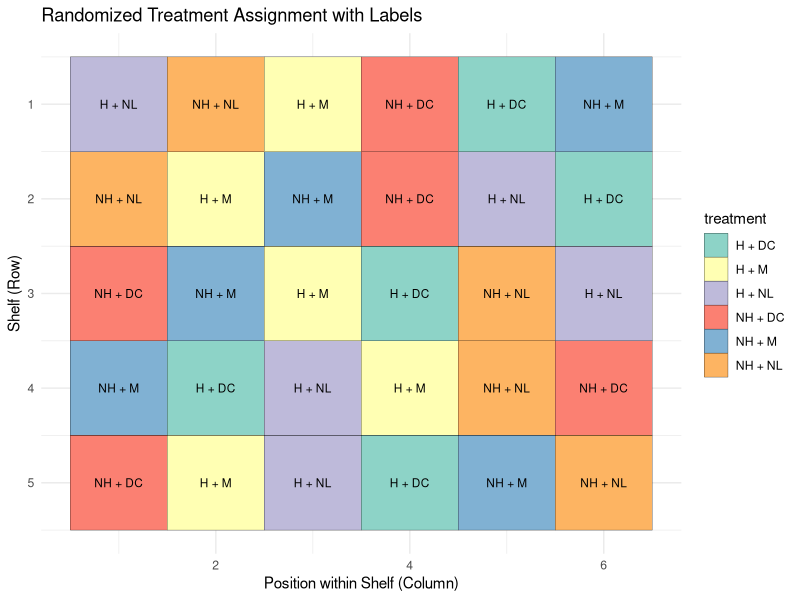
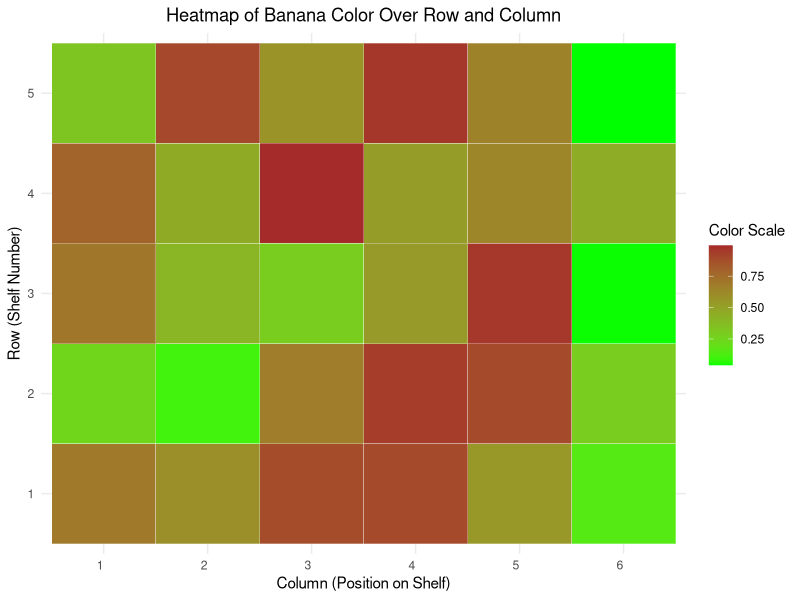
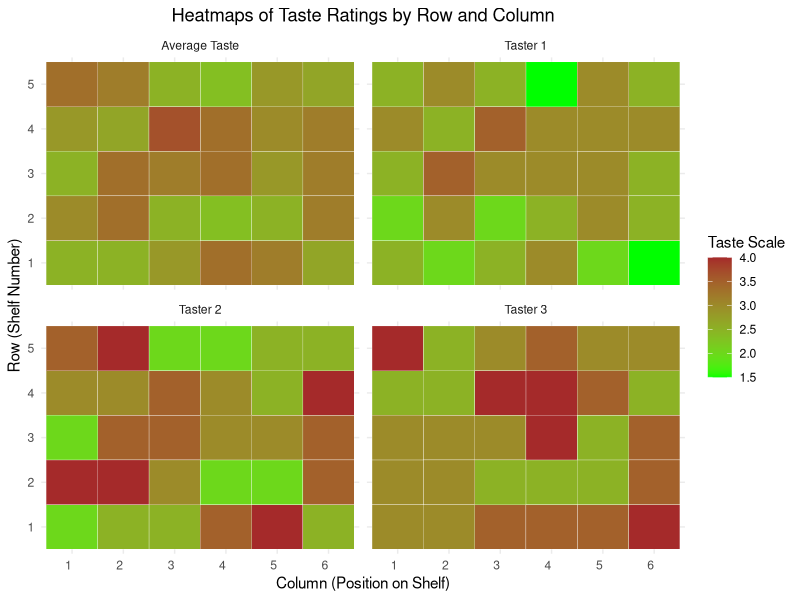
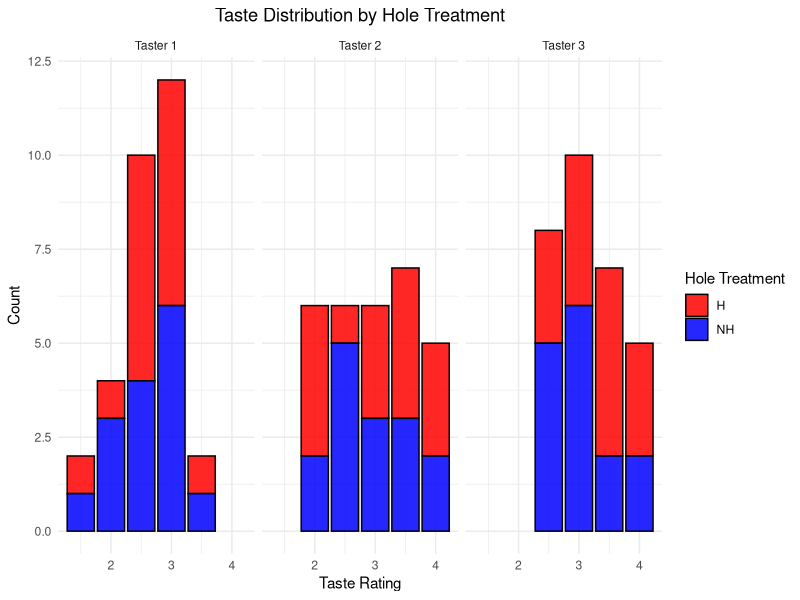
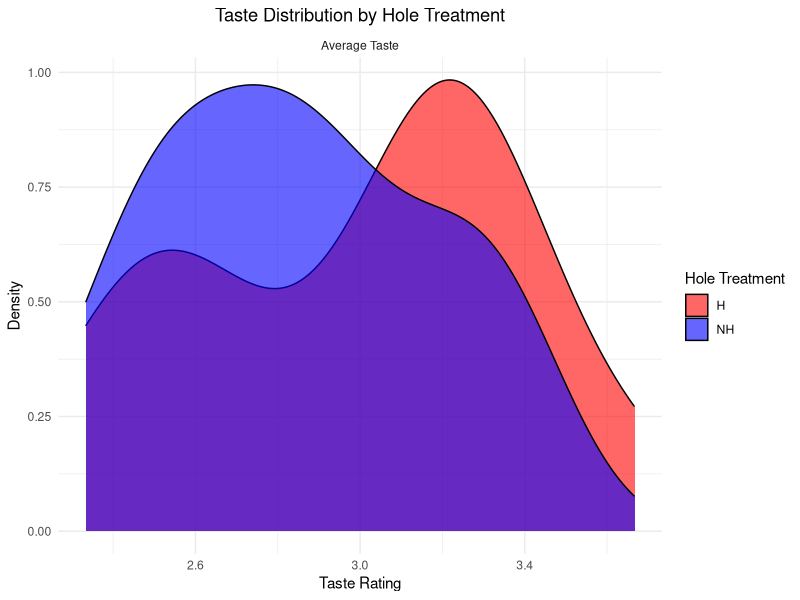
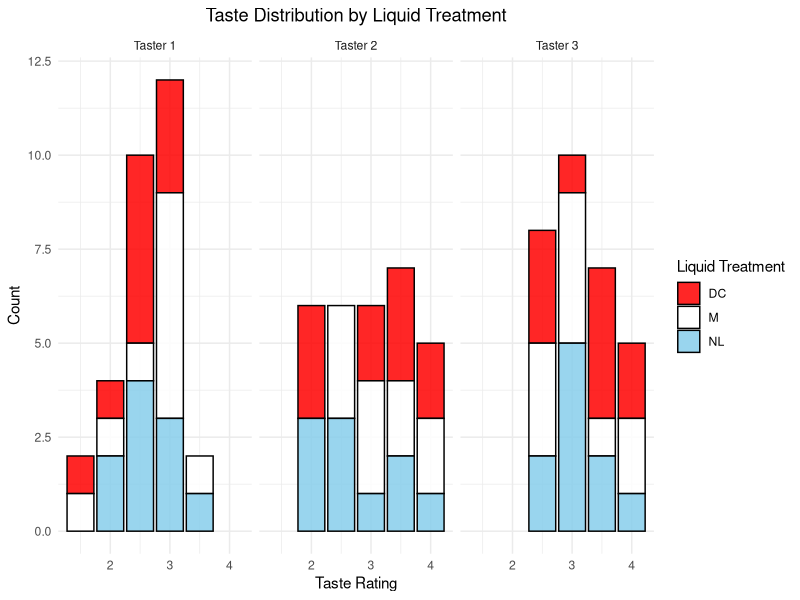
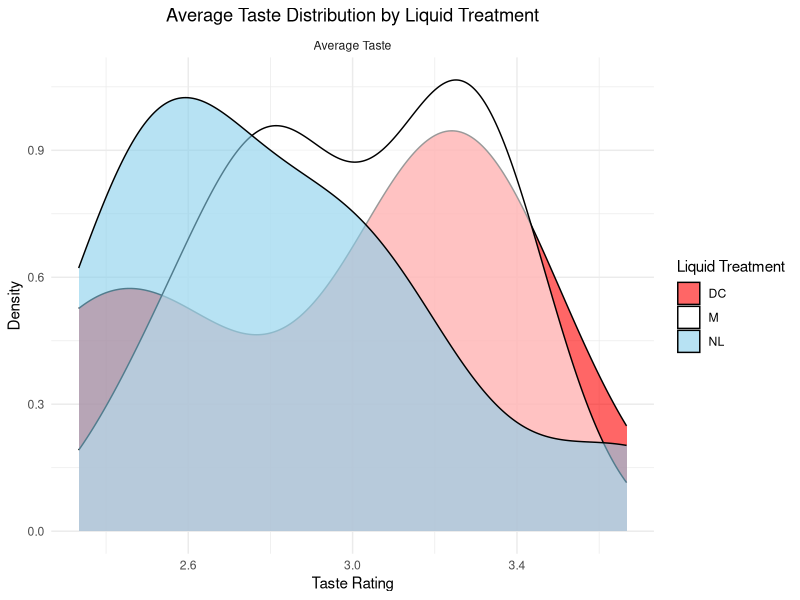
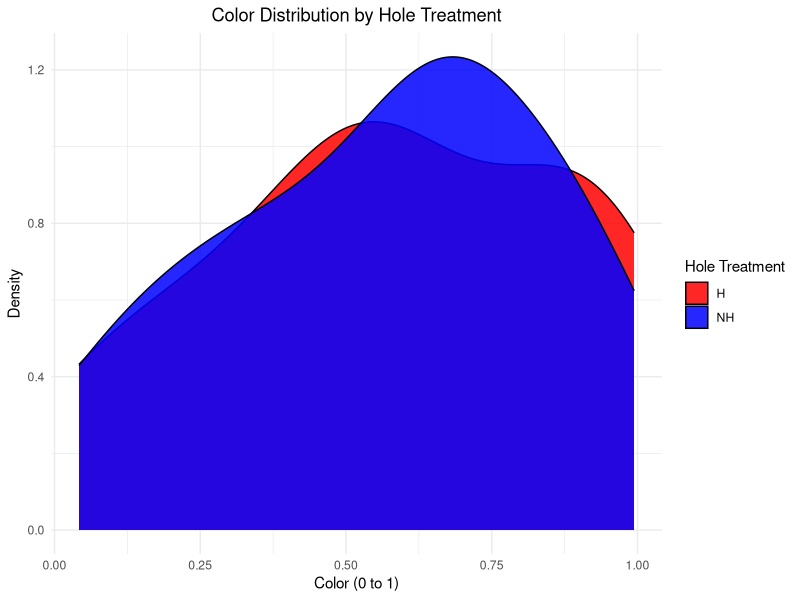

Write R code to recreate these figures, in order.
## ---- chunk 1
knitr::opts_chunk$set(echo = TRUE)
library(tidyverse)
## ---- chunk 2
# # Set seed for reproducibility
# set.seed(123)
# 
# # Constants
# n_bananas <- 30  # Total number of bananas
# n_rows <- 5      # Number of rows (shelves)
# n_treatments <- 6  # Number of distinct treatment combinations
# 
# # Treatment levels
# hole_treatment_levels <- c("NH", "H")  # NH = No Holes, H = Holes
# liquid_treatment_levels <- c("NL", "DC", "M")  # NL = No Liquid, DC = Diet Coke, M = Milk
# 
# # Generate all combinations of hole and liquid treatments
# treatments <- expand.grid(hole_treatment = hole_treatment_levels, 
#                           liquid_treatment = liquid_treatment_levels)
# 
# # Create a dataframe to store randomized treatments for each row
# banana_data <- data.frame(
#   ID = 1:n_bananas,  # Banana ID
#   row = rep(1:n_rows, each = n_treatments),  # Shelf number (row)
#   column = rep(1:n_treatments, times = n_rows)  # Position on the shelf (column)
# )
# 
# # Randomize treatments within each row (shelf)
# banana_data <- banana_data %>%
#   group_by(row) %>%
#   mutate(
#     treatment_idx = sample(1:n_treatments, n_treatments),  # Randomize treatment indices within each row
#     hole_treatment = treatments$hole_treatment[treatment_idx],  # Assign randomized hole treatment
#     liquid_treatment = treatments$liquid_treatment[treatment_idx]  # Assign randomized liquid treatment
#   ) %>%
#   ungroup()
# 
# # Add synthetic color and taste ratings
# banana_data$color <- sample(1:6, n_bananas, replace = TRUE)  # Color scale: 1 (greenest) to 6 (darkest)
# banana_data$taste_1 <- sample(1:5, n_bananas, replace = TRUE)  # Taste rating from tester 1
# banana_data$taste_2 <- sample(1:5, n_bananas, replace = TRUE)  # Taste rating from tester 2
# banana_data$taste_3 <- sample(1:5, n_bananas, replace = TRUE)  # Taste rating from tester 3
# 
# write.csv(banana_data, file = "../data/banana_data.csv", row.names = FALSE)

banana_data <- read.csv("../data/banana_data.csv")
## ---- chunk 3
treatment_data <- read_csv("../data/treatment.csv", show_col_types = FALSE)

# Visualize as a matrix with text labels
ggplot(treatment_data, aes(x = column, y = row, fill = treatment)) +
  geom_tile(color = "black") +
  geom_text(aes(label = treatment), size = 3, color = "black") +  # Add treatment text
  scale_fill_brewer(palette = "Set3") +
  labs(x = "Position within Shelf (Column)", y = "Shelf (Row)", title = "Randomized Treatment Assignment with Labels") +
  theme_minimal() +
  scale_y_reverse()
## ---- chunk 4
# Create the heatmap using ggplot2 with a custom color gradient (green to brown)
ggplot(banana_data, aes(x = factor(column), y = factor(row), fill = color)) +
  geom_tile(color = "white") +  # Create the heatmap tiles
  scale_fill_gradient(name = "Color Scale", low = "green", high = "brown") +  # Custom gradient from green to brown
  labs(
    title = "Heatmap of Banana Color Over Row and Column",
    x = "Column (Position on Shelf)",
    y = "Row (Shelf Number)"
  ) +
  theme_minimal() +
  theme(
    axis.text.x = element_text(angle = 0, hjust = 1),  # Rotate x-axis labels for clarity
    plot.title = element_text(hjust = 0.5)  # Center the plot title
  )
## ---- chunk 5
# Calculate the average taste for each banana
banana_data <- banana_data %>%
  mutate(taste_avg = (taste_1 + taste_2 + taste_3) / 3)

# Reshape the data to long format to facilitate faceting with ggplot2
taste_long_df <- banana_data %>%
  pivot_longer(cols = starts_with("taste"), 
               names_to = "Taster", 
               values_to = "Taste")

# Replace taste_1, taste_2, taste_3 with readable labels
taste_long_df$Taster <- recode(taste_long_df$Taster, 
                               taste_1 = "Taster 1", 
                               taste_2 = "Taster 2", 
                               taste_3 = "Taster 3", 
                               taste_avg = "Average Taste")

# Plot the faceted heatmaps using ggplot2
ggplot(taste_long_df, aes(x = factor(column), y = factor(row), fill = Taste)) +
  geom_tile(color = "white") +  # Create the heatmap tiles
  scale_fill_gradient(name = "Taste Scale", low = "green", high = "brown") +
  labs(
    title = "Heatmaps of Taste Ratings by Row and Column",
    x = "Column (Position on Shelf)",
    y = "Row (Shelf Number)"
  ) +
  facet_wrap(~ Taster, ncol = 2) +  # Facet by Taster and Average Taste
  theme_minimal() +
  theme(
    axis.text.x = element_text(angle = 0, hjust = 1),  # Rotate x-axis labels for clarity
    plot.title = element_text(hjust = 0.5)  # Center the plot title
  )
## ---- chunk 6
# Plot the distribution of taste by hole treatment and facet wrap by taster
taste_long_df |>
  filter(Taster != 'Average Taste')|>
  ggplot(aes(x = Taste, fill = hole_treatment)) +
  geom_bar(alpha = 0.85, color = 'black') +  # Density plot with transparency
  facet_wrap(~ Taster, ncol = 3) +  # Facet by taster
  labs(title = "Taste Distribution by Hole Treatment", 
       x = "Taste Rating", y = "Count") +
  theme_minimal() +
  scale_fill_manual(values = c("NH" = "blue", "H" = "red"), name = "Hole Treatment") +  # Custom colors for hole treatment
  theme(plot.title = element_text(hjust = 0.5))  # Center the plot title

# Plot the distribution of taste by hole treatment and facet wrap by taster
taste_long_df |>
  filter(Taster == 'Average Taste')|>
  ggplot(aes(x = Taste, fill = hole_treatment)) +
  geom_density(alpha = 0.6) +  # Density plot with transparency
  facet_wrap(~ Taster, ncol = 2) +  # Facet by taster
  labs(title = "Taste Distribution by Hole Treatment", 
       x = "Taste Rating", y = "Density") +
  theme_minimal() +
  scale_fill_manual(values = c("NH" = "blue", "H" = "red"), name = "Hole Treatment") +  # Custom colors for hole treatment
  theme(plot.title = element_text(hjust = 0.5))  # Center the plot title
## ---- chunk 7
# Plot the distribution of taste by liquid treatment and facet wrap by taster (excluding 'Average Taste')
taste_long_df |>
  filter(Taster != 'Average Taste') |>
  ggplot(aes(x = Taste, fill = liquid_treatment)) +
  geom_bar(alpha = 0.85, color='black') +  # Bar plot with dodge position
  facet_wrap(~ Taster, ncol = 3) +  # Facet by taster
  labs(title = "Taste Distribution by Liquid Treatment", 
       x = "Taste Rating", y = "Count") +  # Adjust y-axis to "Count" since it's a bar plot
  theme_minimal() +
  scale_fill_manual(values = c("NL" = "skyblue", "DC" = "red", "M" = "white"), name = "Liquid Treatment") +  # Custom colors for liquid treatment
  theme(plot.title = element_text(hjust = 0.5))  # Center the plot title

# Plot the distribution of taste by liquid treatment (for 'Average Taste')
taste_long_df |>
  filter(Taster == 'Average Taste') |>
  ggplot(aes(x = Taste, fill = liquid_treatment)) +
  geom_density(alpha = 0.6) +  # Density plot with transparency
  facet_wrap(~ Taster, ncol = 2) +  # Facet by taster
  labs(title = "Average Taste Distribution by Liquid Treatment", 
       x = "Taste Rating", y = "Density") +
  theme_minimal() +
  scale_fill_manual(values = c("NL" = "skyblue", "DC" = "red", "M" = "white"), name = "Liquid Treatment") +  # Custom colors for liquid treatment
  theme(plot.title = element_text(hjust = 0.5))  # Center the plot title
## ---- chunk 8
# Color Distribution by Hole Treatment (Density Plot)
banana_data |>
  ggplot(aes(x = color, fill = hole_treatment)) +
  geom_density(alpha = 0.85, color = 'black') +  # Density plot for continuous color
  labs(title = "Color Distribution by Hole Treatment", 
       x = "Color (0 to 1)", y = "Density") +
  theme_minimal() +
  scale_fill_manual(values = c("NH" = "blue", "H" = "red"), name = "Hole Treatment") +  # Custom colors for hole treatment
  theme(plot.title = element_text(hjust = 0.5))  # Center the plot title

# Color Distribution by Liquid Treatment (Density Plot)
banana_data |>
  ggplot(aes(x = color, fill = liquid_treatment)) +
  geom_density(alpha = 0.85, color = 'black') +  # Density plot for continuous color
  labs(title = "Color Distribution by Liquid Treatment", 
       x = "Color (0 to 1)", y = "Density") +
  theme_minimal() +
  scale_fill_manual(values = c("NL" = "skyblue", "DC" = "red", "M" = "white"), name = "Liquid Treatment") +  # Custom colors for liquid treatment
  theme(plot.title = element_text(hjust = 0.5))  # Center the plot title
## ---- chunk 9
# Calculate the average taste and color for each taster and overall by treatment (hole + liquid)
avg_by_treatment <- banana_data %>%
  group_by(hole_treatment, liquid_treatment) %>%
  summarise(
    avg_taste_1 = mean(taste_1),
    avg_taste_2 = mean(taste_2),
    avg_taste_3 = mean(taste_3),
    avg_taste_all = mean(c(taste_1, taste_2, taste_3)),  # Average across all tasters
    avg_color = mean(color),
    .groups = "drop"
  )

# Reshape the data into long format to facilitate faceting
avg_long_df <- avg_by_treatment %>%
  pivot_longer(cols = starts_with("avg_taste"), 
               names_to = "Taster", 
               values_to = "Taste")

# Replace avg_taste_1, avg_taste_2, avg_taste_3 with readable labels
avg_long_df$Taster <- recode(avg_long_df$Taster, 
                             avg_taste_1 = "Taster 1", 
                             avg_taste_2 = "Taster 2", 
                             avg_taste_3 = "Taster 3", 
                             avg_taste_all = "Average Taste")
## ---- chunk 10
# Plot the faceted heatmaps for each taster's average taste rating and overall average by treatment
ggplot(avg_long_df, aes(x = liquid_treatment, y = hole_treatment, fill = Taste)) +
  geom_tile(color = "white") +  # Create the heatmap tiles
  scale_fill_gradient(name = "Color Scale", low = "green", high = "brown") +  # Custom gradient from green to brown
  labs(
    title = "Heatmaps of Average Taste Ratings by Treatment Levels",
    x = "Liquid Treatment",
    y = "Hole Treatment"
  ) +
  facet_wrap(~ Taster, ncol = 2) +  # Facet for each taster and the overall average
  theme_minimal() +
  theme(
    axis.text.x = element_text(angle = 0, hjust = 1),  # Rotate x-axis labels for clarity
    plot.title = element_text(hjust = 0.5)  # Center the plot title
  )

# Plot the heatmap for color ratings by treatment
ggplot(avg_by_treatment, aes(x = liquid_treatment, y = hole_treatment, fill = avg_color)) +
  geom_tile(color = "white") +  # Create the heatmap tiles
  scale_fill_gradient(name = "Color Scale", low = "green", high = "brown") +  # Custom gradient from green to brown
  labs(
    title = "Heatmaps of Average Color Ratings by Treatment Levels",
    x = "Liquid Treatment",
    y = "Hole Treatment"
  ) +
  theme_minimal() +
  theme(
    axis.text.x = element_text(angle = 0, hjust = 1),  # Rotate x-axis labels for clarity
    plot.title = element_text(hjust = 0.5)  # Center the plot title
  )
## ---- chunk 11
avg_long_df |> 
  group_by(hole_treatment, Taster) |> 
  summarise(Average_Taste = mean(Taste, na.rm = TRUE), .groups = 'drop') |> 
  ggplot(aes(x = hole_treatment, y = Average_Taste, fill = hole_treatment)) +
  geom_col(position = "dodge", color = 'black') +  # Use geom_col for precomputed averages
  scale_fill_manual(values = c("NH" = "blue", "H" = "red"), name = "Hole Treatment") +  # Custom colors for control and treatment
  labs(
    title = "Average Taste Ratings by Hole Treatment (H) and Control (NH)",
    x = "Hole Treatment",
    y = "Average Taste Rating"
  ) +
  facet_wrap(~ Taster, ncol = 2) +  # Facet by taster
  theme_minimal() +
  theme(
    plot.title = element_text(hjust = 0.5)  # Center the plot title
  )

# Bar plot for average color ratings by hole treatment (treatment vs control)
avg_by_treatment |> 
  group_by(hole_treatment) |> 
  summarise(avg_color = mean(avg_color, na.rm = TRUE)) |> 
  ungroup() |>
  ggplot(aes(x = hole_treatment, y = avg_color, fill = hole_treatment)) +
  geom_col(position = "dodge", color = 'black') +  # Use geom_col for precomputed averages
  scale_fill_manual(values = c("NH" = "blue", "H" = "red"), name = "Hole Treatment") +  # Custom colors for control and treatment
  labs(
    title = "Average Color Ratings for Treatment (H) and Control (NH)",
    x = "Hole Treatment",
    y = "Average Color Rating"
  ) +
  theme_minimal() +
  theme(
    plot.title = element_text(hjust = 0.5)  # Center the plot title
  )
## ---- chunk 12
# Bar plot for average taste ratings by liquid treatment
avg_long_df |> 
  group_by(liquid_treatment, Taster) |> 
  summarise(Average_Taste = mean(Taste, na.rm = TRUE), .groups = 'drop') |> 
  ggplot(aes(x = liquid_treatment, y = Average_Taste, fill = liquid_treatment)) +
  geom_col(position = "dodge", color = 'black') +  # Use geom_col for precomputed averages
  scale_fill_manual(values = c("NL" = "skyblue", "DC" = "red", "M" = "white"), name = "Liquid Treatment") +  # Custom colors for liquid treatment
  labs(
    title = "Average Taste Ratings for Liquid Treatments",
    x = "Liquid Treatment",
    y = "Average Taste Rating"
  ) +
  facet_wrap(~ Taster, ncol = 2) +  # Facet by taster and overall average
  theme_minimal() +
  theme(
    plot.title = element_text(hjust = 0.5)  # Center the plot title
  )

# Bar plot for average color ratings by liquid treatment
avg_by_treatment |> 
  group_by(liquid_treatment) |> 
  summarise(avg_color = mean(avg_color, na.rm = TRUE)) |> 
  ggplot(aes(x = liquid_treatment, y = avg_color, fill = liquid_treatment)) +
  geom_col(position = "dodge", color = 'black') +  # Use geom_col for precomputed averages
  scale_fill_manual(values = c("NL" = "skyblue", "DC" = "red", "M" = "white"), name = "Liquid Treatment") +  # Custom colors for liquid treatment
  labs(
    title = "Average Color Ratings for Liquid Treatments",
    x = "Liquid Treatment",
    y = "Average Color Rating"
  ) +
  theme_minimal() +
  theme(
    plot.title = element_text(hjust = 0.5)  # Center the plot title
  )
